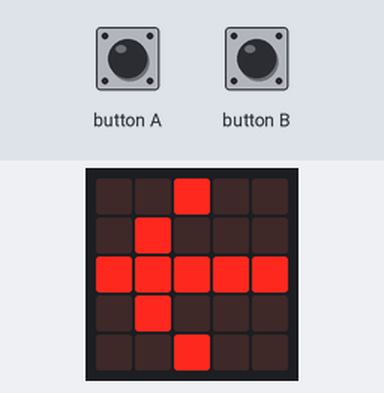
Bench run of a program on a simulated BBC micro:bit running MicroPython. Parts: the board's 5×5 LED display. Inputs (shaded band) come from the test bench.

Above: at 1.2 s.
1.3 s: button A pressed for 0.15 s
At 1.37 s:
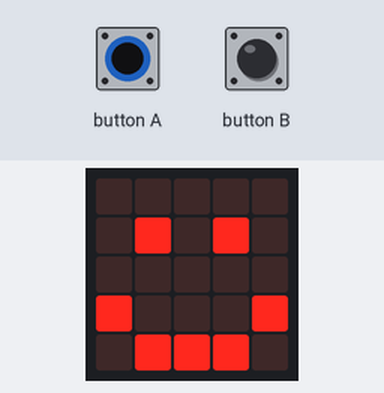
2.9 s: button B pressed for 0.15 s
At 3.4 s:
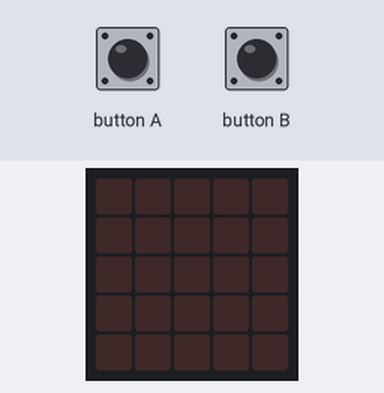
Timing chart, 0 to 5.9 s (numbered marks = the images above; inputs shaded):
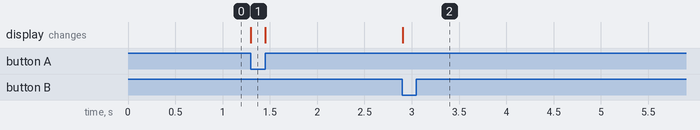

The program:

press-me.py
```python
from microbit import *

while True:
    if button_a.is_pressed():
        display.show(Image.HAPPY)
    elif button_b.is_pressed():
        break
    else:
        display.show(Image.ARROW_W)

display.clear()
```

Measured:
- after the input at 1.3 s, the display: changes at once (image 1)
- after the input at 2.9 s, the display: changes at once (image 2)
